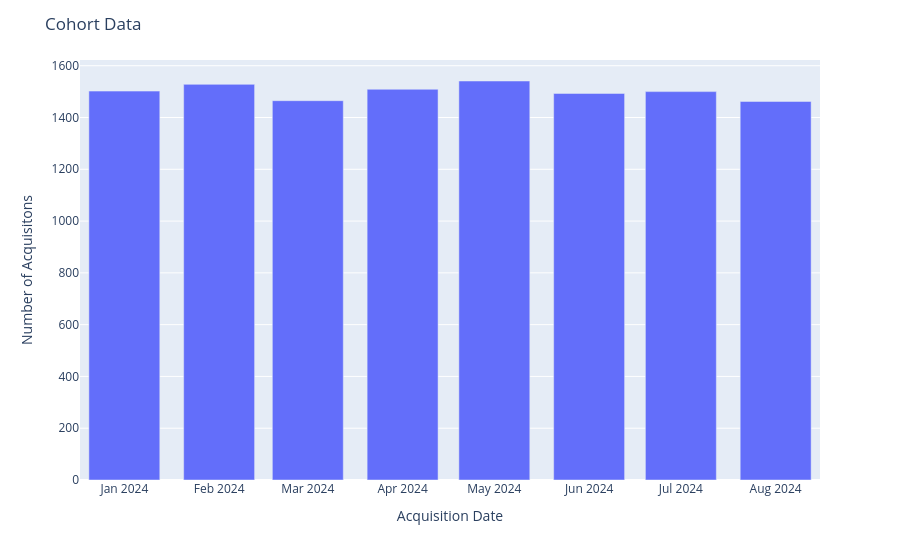

Here is the notebook cell this chart was saved with:
### Code cell
fig = px.bar(acquisitions_by_cohort, 
       x = 'acquisition_date', 
       y='count')

fig.update_layout(
    yaxis_title = 'Number of Acquisitons',
    xaxis_title = 'Acquisition Date',
    title = 'Cohort Data'
)
fig.show()

### Figure 1 — Plotly figure (JSON) as saved in the notebook; plotly's stock layout.template omitted (floating-point values rounded to 4 significant figures)
{"data": [{"hovertemplate": "acquisition_date=%{x}<br>count=%{y}<extra></extra>", "legendgroup": "", "marker": {"color": "#636efa", "pattern": {"shape": ""}}, "name": "", "orientation": "v", "showlegend": false, "textposition": "auto", "type": "bar", "x": ["2024-01-01T00:00:00.000000", "2024-02-01T00:00:00.000000", "2024-03-01T00:00:00.000000", "2024-04-01T00:00:00.000000", "2024-05-01T00:00:00.000000", "2024-06-01T00:00:00.000000", "2024-07-01T00:00:00.000000", "2024-08-01T00:00:00.000000"], "xaxis": "x", "y": [1502, 1528, 1465, 1509, 1541, 1493, 1500, 1462], "yaxis": "y"}], "layout": {"barmode": "relative", "legend": {"tracegroupgap": 0}, "margin": {"t": 60}, "title": {"text": "Cohort Data"}, "xaxis": {"anchor": "y", "domain": [0, 1], "title": {"text": "Acquisition Date"}}, "yaxis": {"anchor": "x", "domain": [0, 1], "title": {"text": "Number of Acquisitons"}}}}
